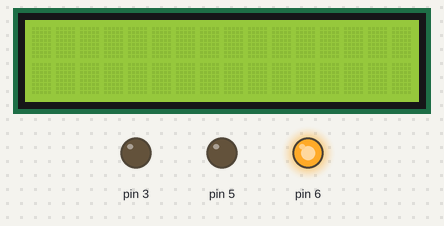
The sketch below on a simulated Arduino Uno, built with avr-gcc and run on an emulated ATmega328P. Shown: 16×2 character LCD, output pins drawn as LEDs (lit = HIGH).

Above: at 0.5 s.
At 1.5 s:
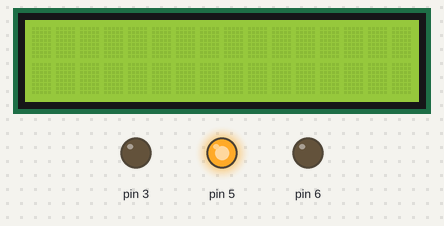
At 2.5 s:
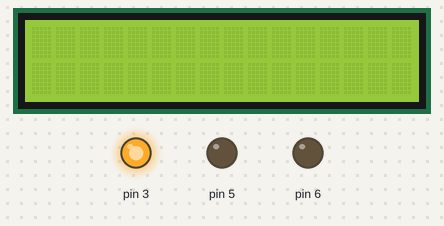
At 3.5 s:
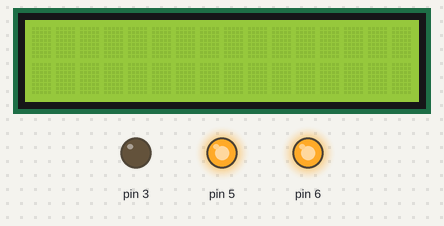
At 4.5 s:
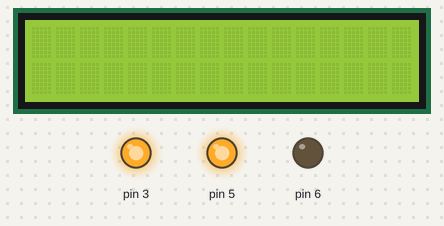
At 5.5 s:
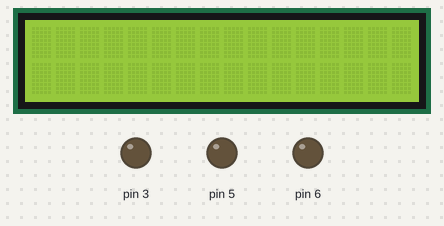
Timing chart, 0 to 7.9 s (numbered marks = the images above):
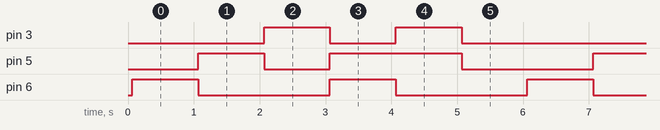

Measured:
- by itself, pin 3: repeats every 6.0 s: LOW 1.0 s, HIGH 1.0 s, LOW 3.0 s, HIGH 1.0 s
- by itself, pin 5: repeats every 6.0 s: LOW 1.0 s, HIGH 2.0 s, LOW 2.0 s, HIGH 1.0 s
- by itself, pin 6: alternates HIGH for 1.0 s and LOW for 2.0 s

The sketch:

Task2.ino
```cpp
#include "RGBLedControl.h"
#include <LiquidCrystal_I2C.h>

#define LED_RED 6
#define LED_GREEN 5
#define LED_BLUE 3

LiquidCrystal_I2C lcd(0x27, 16, 2);

RGBLedControl rgbLed(LED_RED, LED_GREEN, LED_BLUE);

void initLCD() {
  lcd.init();
  lcd.clear();
  lcd.backlight();
}

void setup() {
  initLCD();
}

void loop() {
  rgbLed.setColor("RED");
  delay(1000);

  rgbLed.setColor("GREEN");
  delay(1000);

  rgbLed.setColor("BLUE");
  delay(1000);

  rgbLed.setColor(255, 255, 0);
  delay(1000);

  rgbLed.setColor("cyan");
  delay(1000);

  rgbLed.setColor("UNKNOWN_COLOR");
  delay(1000);
}
```

RGBLedControl.cpp
```cpp
#include "RGBLedControl.h"

RGBLedControl::RGBLedControl(int redPin, int greenPin, int bluePin)
{
	this->redPin = redPin;
	this->greenPin = greenPin;
	this->bluePin = bluePin;

	pinMode(redPin, OUTPUT);
	pinMode(greenPin, OUTPUT);
	pinMode(bluePin, OUTPUT);
}

void RGBLedControl::setColor(int redColor, int greenColor, int blueColor) {
	if (redColor > 255)
		redColor = 255;
	else if (redColor < 0)
		redColor = 0;
	if (greenColor > 255)
		greenColor = 255;
	else if (greenColor < 0)
		greenColor = 0;
	if (blueColor > 255)
		blueColor = 255;
	else if (blueColor < 0)
		blueColor = 0;

	analogWrite(redPin, redColor);
	analogWrite(greenPin, greenColor);
	analogWrite(bluePin, blueColor);


}

void RGBLedControl::setColor(String colorName) {
	colorName.toUpperCase();
	if (colorName == "RED")
		setColor(255, 0, 0);
	else if (colorName == "GREEN")
		setColor(0, 255, 0);
	else if (colorName == "BLUE")
		setColor(0, 0, 255);
	else if (colorName == "YELLOW")
		setColor(255, 255, 0);
	else if (colorName == "CYAN")
		setColor(0, 255, 255);
	else if (colorName == "MAGENTA")
		setColor(255, 0, 255);
	else if (colorName == "BLACK")
		setColor(0, 0, 0);
	else if (colorName == "WHITE")
		setColor(255, 255, 255);
	else {
		setColor(0, 0, 0);
	}
}
```

RGBLedControl.h
```cpp
#ifndef RGBLEDCONTROL_H
#define RGBLEDCONTROL_H

#include "Arduino.h"
using namespace std;

class RGBLedControl {
public:
	RGBLedControl(int redPin, int greenPin, int bluePin);
	void setColor(int redVolor, int greenColor, int blueColor);
	void setColor(String colorName);

private:
	int redPin;
	int greenPin;
	int bluePin;
};

#endif
```
